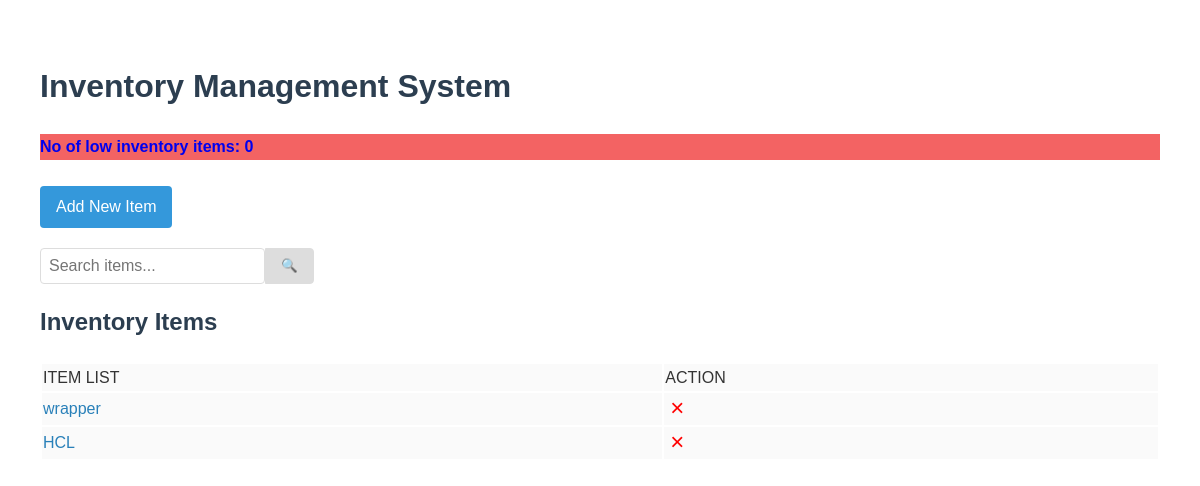
Before: / with the older database file.
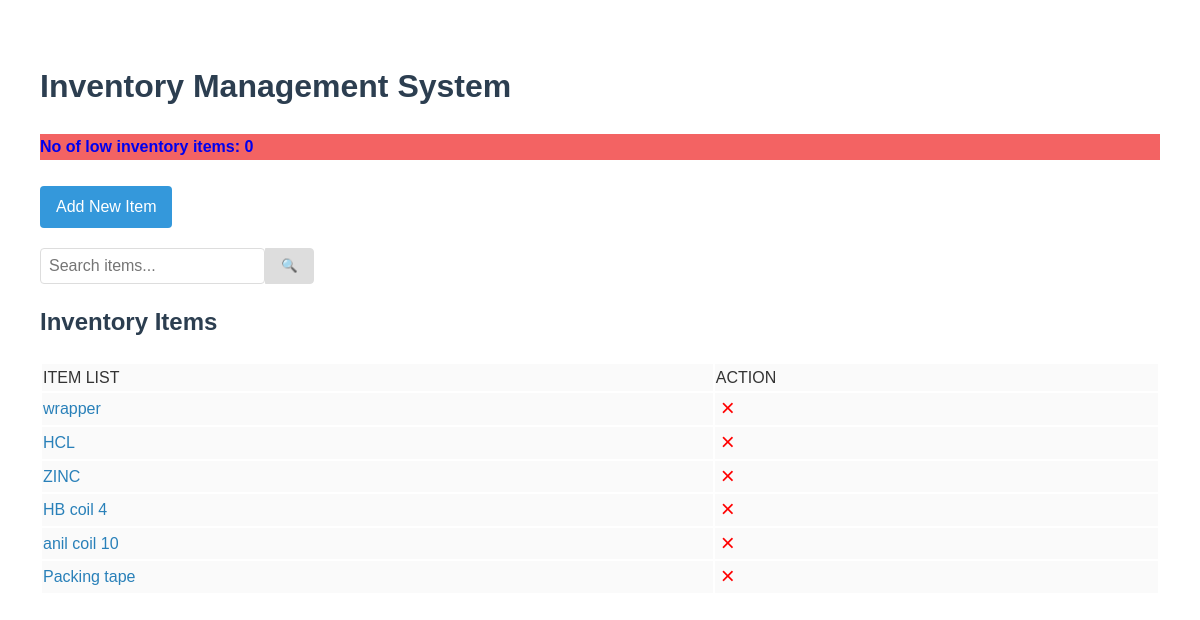
After: the same page with the newer database file.
### tables this page shows
CREATE TABLE items
                     (id INTEGER PRIMARY KEY AUTOINCREMENT,
                      name TEXT UNIQUE,
                      item_type TEXT,
                      item_unit TEXT,
                      minimum_inventory REAL,
                      current_inventory REAL check(current_inventory >= 0) default 0,
                      init_inventory_pm REAL,
                      updated_at TIMESTAMP DEFAULT CURRENT_TIMESTAMP,
                      custom_fields TEXT);

### app.py (the view)
@app.route('/')
def index():
    conn = get_db_connection()
    c = conn.cursor()
    search_term = request.args.get('search', '').lower()
    query = 'SELECT id, name, minimum_inventory, current_inventory FROM items'
    if search_term:
        query += ' WHERE LOWER(name) LIKE ?'
        c.execute(query, (f'%{search_term}%',))
    else:
        c.execute(query)
    items = c.fetchall()
    c.execute('SELECT COUNT(*) FROM items WHERE minimum_inventory >= current_inventory')
    no_of_low_inv_item = c.fetchone()
    conn.close()
    return render_template('index.html', items=items , no_of_low_inv_item = no_of_low_inv_item, search_term=search_term)

### app.py (called while the page is built)
@app.context_processor
def inject_datetime():
    return {'datetime': datetime}

def get_db_connection():
    conn = sqlite3.connect(DATABASE)
    conn.execute("PRAGMA foreign_keys = ON")
    return conn

### templates/index.html (shortened to what this page needs)
{% extends "base.html" %}
{% block content %}
    <h1>Inventory Management System</h1>
    <div class="inventory status" style="background-color: rgb(243, 99, 99);">
        <h4><a href = "{{ url_for('low_inventory_list') }}">No of low inventory items: <b>{{no_of_low_inv_item[0]}}</a></b></h4>
    </div>
    <a href="{{ url_for('add_item') }}" class="btn">Add New Item</a>
    <form method="GET" action="{{ url_for('index') }}" class="search-container">
        <div class="search-input-container">
            <input type="text" name="search" id="searchInput"
                   placeholder="Search items..." class="search-input"
                   value="{{ search_term }}">
        </div>
        <button type="submit" class="search-btn">🔍</button>
    </form>
    <h2>Inventory Items</h2>
    <table class="item-table">
        <tr>
            <td> ITEM LIST  </td>
            <td>ACTION</td>
        </tr>
        {% for item in items %}
            <tr  class="item-row">
               <td> <a href="{{ url_for('item_form', item_id=item[0]) }}">{{ item[1] }}</a>  </td>
               <td>
                    <form method="POST" action="{{ url_for('delete_item', item_id=item[0]) }}"
                              onsubmit="return confirm('Are you sure you want to delete this entry?');">
                            <button type="submit" class="delete-btn">×</button>
                    </form>
               </td>
            </tr>
        {% endfor %}
        </table>
{% endblock %}

### templates/base.html (shortened to what this page needs)
<!DOCTYPE html>
<html lang="en">
<head>
    <link rel="stylesheet" href="{{ url_for('static', filename='style.css') }}">
</head>
<body>
    <div class="container">
        {% block content %}{% endblock %}
    </div>
</body>
</html>

### static/style.css (style rules this page uses)
body { font-family: Arial, sans-serif; line-height: 1.6; margin: 0; padding: 20px; color: #333; }
a { text-decoration: none; }
.container { max-width: 1200px; margin: 0 auto; padding: 20px; }
h1, h2, h3 { color: #2c3e50; }
.btn { display: inline-block; padding: 8px 16px; background-color: #3498db; color: white; text-decoration: none; border-radius: 4px; border: none; cursor: pointer; margin: 5px 0; }
.item-table { list-style: none; padding: 0; width: 100%; }
.item-table tr { padding: 10px; margin: 5px 0; background-color: #f9f9f9d8; border-radius: 4px; }
.item-table td a { text-decoration: none; color: #2980b9; }
.search-container { margin: 15px 0; display: flex; }
.search-input-container { position: relative; }
.search-input { padding: 8px 15px; border: 1px solid #ddd; border-radius: 4px 0 0 4px; width: 300px; font-size: 16px; }
.search-btn { padding: 8px 15px; background: #ddd; border: 1px solid #ddd; border-radius: 0 4px 4px 0; cursor: pointer; }
.delete-btn { background: none; border: none; color: red; font-size: 1.5em; cursor: pointer; padding: 0 5px; }
input[type="text"], input[type="number"], input[type="date"], select, textarea { width: 100%; padding: 8px; border: 1px solid #ddd; border-radius: 4px; box-sizing: border-box; }

Changed rows visible on the page:
added items: name "ZINC"
added items: name "HB coil 4"
added items: name "anil coil 10"
added items: name "Packing tape"
